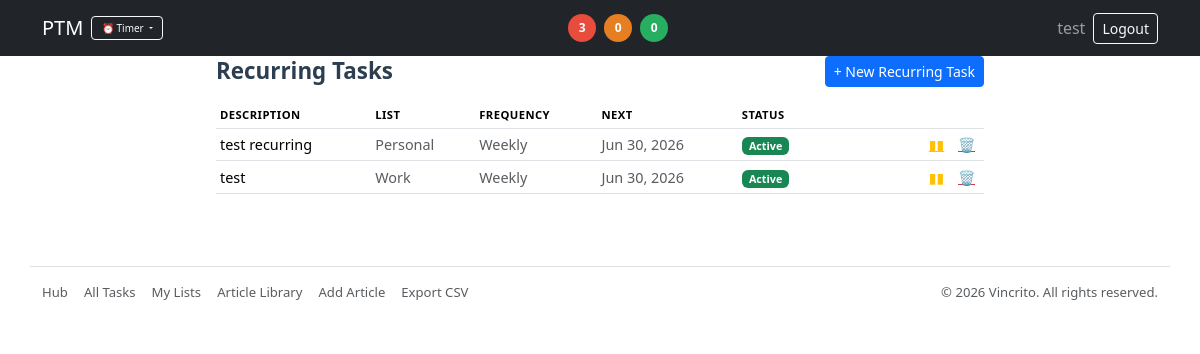
Page /recurrences (signed in) on the committed database.
### models/user.py (models this page shows, shortened)
class User(UserMixin, db.Model):           # SQLAlchemy model + Flask-Login mixin         # define User model
    __tablename__ = "users"                # explicit table name                          # set table name
    id = db.Column(db.Integer, primary_key=True)                         # primary key     # id column
    username = db.Column(db.String(80), unique=True, nullable=False)     # unique login    # username column
    password_hash = db.Column(db.String(255), nullable=False)            # hashed secret   # password_hash column
    interests = db.Column(db.String(500), nullable=False, default="")    # comma-sep interest tags selected at signup
    created_at = db.Column(db.DateTime, default=lambda: datetime.now(EASTERN).replace(tzinfo=None))

### models/recurrence.py (models this page shows, shortened)
class RecurrenceRule(db.Model):
    __tablename__ = "recurrence_rules"
    id = db.Column(db.Integer, primary_key=True)
    user_id = db.Column(db.Integer, nullable=False)
    list_id = db.Column(db.Integer, nullable=False)
    description = db.Column(db.Text, nullable=False)
    priority = db.Column(db.String(10), nullable=False, default="medium")
    frequency = db.Column(db.String(20), nullable=False)      # daily/weekly/biweekly/monthly
    start_date = db.Column(db.String(10), nullable=False)     # YYYY-MM-DD — first scheduled date
    next_occurrence = db.Column(db.String(10), nullable=False) # YYYY-MM-DD — next date to generate
    is_active = db.Column(db.Boolean, nullable=False, default=True)
    created_at = db.Column(
        db.DateTime,
        default=lambda: datetime.now(EASTERN).replace(tzinfo=None),
    )
    updated_at = db.Column(
        db.DateTime,
        default=lambda: datetime.now(EASTERN).replace(tzinfo=None),
        onupdate=lambda: datetime.now(EASTERN).replace(tzinfo=None),
    )
    __table_args__ = (
        db.Index("ix_recurrence_user", "user_id"),
    )

### models/list.py (models this page shows, shortened)
class TaskList(db.Model):
    __tablename__ = "lists"
    id = db.Column(db.Integer, primary_key=True)
    user_id = db.Column(db.Integer, nullable=False)
    name = db.Column(db.String(120), nullable=False)
    description = db.Column(db.Text, nullable=True)
    created_at = db.Column(db.DateTime, default=lambda: datetime.now(EASTERN).replace(tzinfo=None))
    __table_args__ = (
        db.Index("ix_lists_user_name", "user_id", "name"),
    )

### routes/tasks.py (the view)
@bp.get("/recurrences")
@login_required
def list_recurrences():
    rules = (
        RecurrenceRule.query
        .filter_by(user_id=current_user.id)
        .order_by(RecurrenceRule.is_active.desc(), RecurrenceRule.created_at.desc())
        .all()
    )
    all_user_lists = {
        l.id: l.name
        for l in TaskList.query.filter_by(user_id=current_user.id).all()
    }
    return render_template(
        "recurrences_list.html",
        rules=rules,
        list_names=all_user_lists,
    )

### templates/recurrences_list.html (shortened to what this page needs)
{% extends "layout.html" %}
{% block content %}
<div style="max-width:800px; margin:0 auto; padding:0 1rem 2rem;">
  <div class="d-flex justify-content-between align-items-center mb-3">
    <h2 class="mb-0" style="font-size:1.4em; font-weight:600; color:#2c3e50;">Recurring Tasks</h2>
    <a class="btn btn-sm btn-primary" href="{{ url_for('tasks.new_task') }}?recurring=1">+ New Recurring Task</a>
  </div>
  {% if rules %}
  <table class="table table-sm align-middle" style="font-size:.9em;">
    <thead class="text-muted" style="font-size:.78em; text-transform:uppercase; letter-spacing:.04em;">
      <tr>
        <th>Description</th>
        <th>List</th>
        <th>Frequency</th>
        <th>Next</th>
        <th>Status</th>
        <th></th>
      </tr>
    </thead>
    <tbody>
      {% for rule in rules %}
      <tr style="{{ 'opacity:.55;' if not rule.is_active }}">
        <td>{{ rule.description }}</td>
        <td class="text-muted">{{ list_names.get(rule.list_id, '—') }}</td>
        <td class="text-muted text-capitalize">
          {% if rule.frequency == 'biweekly' %}Every 2 weeks
          {% else %}{{ rule.frequency | capitalize }}{% endif %}
        </td>
        <td class="text-nowrap text-muted">
          {{ rule.next_occurrence | fmt_occurrence if rule.is_active else '—' }}
        </td>
        <td>
          {% if rule.is_active %}
            <span class="badge text-bg-success" style="font-size:.75em;">Active</span>
          {% else %}
            <span class="badge text-bg-secondary" style="font-size:.75em;">Paused</span>
          {% endif %}
        </td>
        <td class="text-end text-nowrap" style="width:160px;">
          {% if rule.is_active %}
          <form method="post" action="{{ url_for('tasks.deactivate_recurrence', rid=rule.id) }}" style="display:inline">
            <button class="btn btn-sm btn-link text-warning p-0 px-1" title="Pause">&#9646;&#9646;</button>
          </form>
          {% else %}
          <form method="post" action="{{ url_for('tasks.activate_recurrence', rid=rule.id) }}" style="display:inline">
            <button class="btn btn-sm btn-link text-success p-0 px-1" title="Resume">&#9654;</button>
          </form>
          {% endif %}
          <form method="post" action="{{ url_for('tasks.delete_recurrence', rid=rule.id) }}" style="display:inline"
                onsubmit="return confirm('Delete this recurrence? Past occurrences will be kept as regular tasks.');">
            <button class="btn btn-sm btn-link text-danger p-0 px-1" title="Delete recurrence">&#128465;</button>
          </form>
        </td>
      </tr>
      {% endfor %}
    </tbody>
  </table>
  {% else %}
  <div class="text-center text-muted py-5">
    <p class="mb-1">No recurring tasks yet.</p>
    <a href="{{ url_for('tasks.new_task') }}" class="small">Create a task</a>
  </div>
  {% endif %}
</div>
{% endblock %}

### templates/layout.html (shortened to what this page needs)
<!doctype html>
<html lang="en">
  <head>
    <link
      href="https://cdn.jsdelivr.net/npm/bootstrap@5.3.3/dist/css/bootstrap.min.css"
      rel="stylesheet"
    />
    <link href="{{ url_for('static', filename='styles.css') }}" rel="stylesheet" />
  </head>
  <body style="padding-top:56px;">
    <nav class="navbar navbar-expand-lg navbar-dark bg-dark fixed-top">
  <div class="container d-flex align-items-center">
    <a class="navbar-brand me-2" href="{{ url_for('main.index') }}">PTM</a>
    {% if current_user.is_authenticated %}
    <div id="ptmTimer" class="d-flex align-items-center me-3" style="font-size:.8em;">
      <div class="dropdown">
        <button class="btn btn-sm btn-outline-light dropdown-toggle" style="font-size:.78em; padding:.2rem .6rem;" type="button" data-bs-toggle="dropdown" aria-expanded="false" id="timerDropBtn">
          &#9200; Timer
        </button>
      </div>
    </div>
    {% endif %}
    {% if navbar_stats %}
    <div class="d-flex align-items-center gap-2 mx-auto">
      <span style="display:inline-flex;align-items:center;justify-content:center;width:28px;height:28px;border-radius:50%;background:#e74c3c;color:#fff;font-size:.75em;font-weight:700;" title="Pending">{{ navbar_stats.pending }}</span>
      <span style="display:inline-flex;align-items:center;justify-content:center;width:28px;height:28px;border-radius:50%;background:#e67e22;color:#fff;font-size:.75em;font-weight:700;" title="In Progress">{{ navbar_stats.in_progress }}</span>
      <span style="display:inline-flex;align-items:center;justify-content:center;width:28px;height:28px;border-radius:50%;background:#27ae60;color:#fff;font-size:.75em;font-weight:700;" title="Completed">{{ navbar_stats.completed }}</span>
    </div>
    {% else %}
    <div class="mx-auto"></div>
    {% endif %}
    <div id="nav" class="collapse navbar-collapse flex-grow-0">
      <ul class="navbar-nav align-items-center">
        {% if current_user.is_authenticated %}
          <li class="nav-item">
            <span class="navbar-text me-2" style="line-height:1;">{{ current_user.username }}</span>
          </li>
          <li class="nav-item">
            <form method="post" action="{{ url_for('auth.logout') }}">
              <button class="btn btn-sm btn-outline-light">Logout</button>
            </form>
          </li>
        {% else %}
          <li class="nav-item"><a class="nav-link" href="{{ url_for('auth.login') }}">Login</a></li>
          <li class="nav-item"><a class="nav-link" href="{{ url_for('auth.register') }}">Register</a></li>
        {% endif %}
      </ul>
    </div>
  </div>
</nav>
    <main class="container">
      {% block content %}{% endblock %}
    </main>
    {% if current_user.is_authenticated %}
    <footer class="container mt-4 pt-3 pb-4 border-top" style="font-size:.82em;">
      <div class="d-flex flex-column flex-sm-row justify-content-between align-items-start align-items-sm-center gap-2">
        <div class="d-flex flex-wrap gap-3">
          <a href="{{ url_for('main.index') }}" class="text-muted text-decoration-none">Hub</a>
          <a href="{{ url_for('tasks.list_tasks') }}" class="text-muted text-decoration-none">All Tasks</a>
          <a href="{{ url_for('lists.list_lists') }}" class="text-muted text-decoration-none">My Lists</a>
          <a href="{{ url_for('articles.browse_articles') }}" class="text-muted text-decoration-none">Article Library</a>
          <a href="{{ url_for('articles.new_article') }}" class="text-muted text-decoration-none">Add Article</a>
          <a href="{{ url_for('tasks.export_csv') }}" class="text-muted text-decoration-none">Export CSV</a>
        </div>
        <span class="text-muted">&copy; 2026 Vincrito. All rights reserved.</span>
      </div>
    </footer>
    {% endif %}
  </body>
</html>

### rows in the picture
User: username "test"
RecurrenceRule: description "test recurring", frequency "Weekly", next_occurrence|fmt_occurrence "Jun 30, 2026", shows "Active"
TaskList: get "Personal"
RecurrenceRule: description "test", frequency "Weekly", next_occurrence|fmt_occurrence "Jun 30, 2026", shows "Active"
TaskList: get "Work"

### other values in the picture
{{ navbar_stats.pending }} "3"
{{ navbar_stats.in_progress }} "0"
{{ navbar_stats.completed }} "0"
